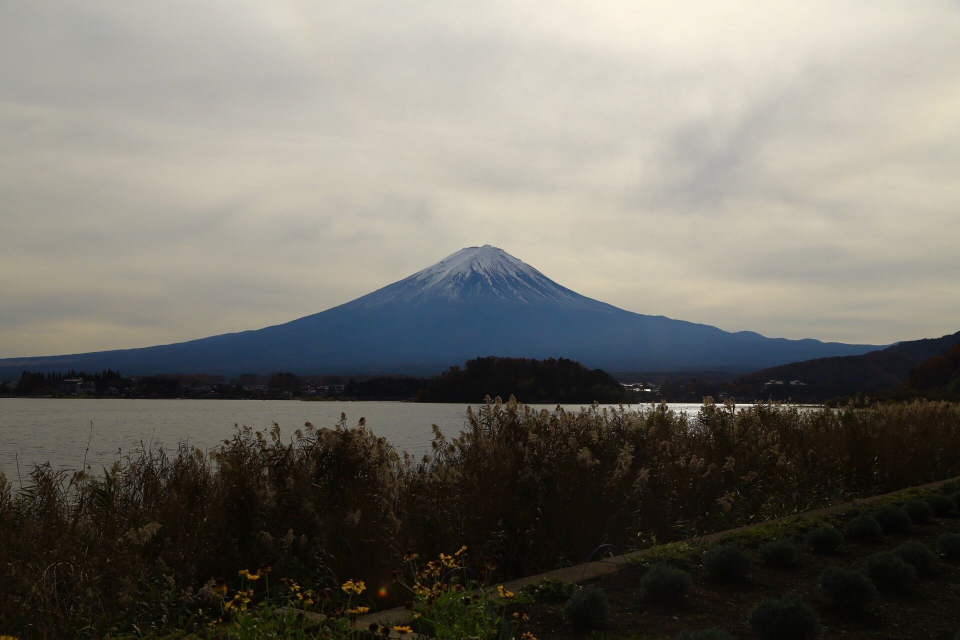
#> input picture fujiyama-fitting/IMG_9159.JPG, 1920 x 1280 px (shown at 1/2 size)
$ jupyter execute img_contour.ipynb   (shell and % lines are left out)
#> lines starting #> are read from the running program, lines starting #| are printed output that depends on the picture; after the words box and inside, x2 and y2 are one past the last pixel; in counts of white or black regions, pixels touching at a corner belong together; long printed decimals are rounded
[cell 1]
import cv2
import matplotlib.pyplot as plt
import numpy as np
from scipy import stats

[cell 2]
# 定数定義
CANNY_WINDOW_NAME = "canny"
ORG_FILE_NAME = "IMG_9159.JPG"
CANNY_FILE_NAME = "canny.png"
# 元の画像を読み込む
org_img = cv2.imread(ORG_FILE_NAME, cv2.IMREAD_UNCHANGED)
#> org_img is the input picture: shape (1280, 1920, 3); mean B, G, R 105, 112.7, 115.3
# グレースケールに変換
gray_img = cv2.imread(ORG_FILE_NAME, cv2.IMREAD_GRAYSCALE)
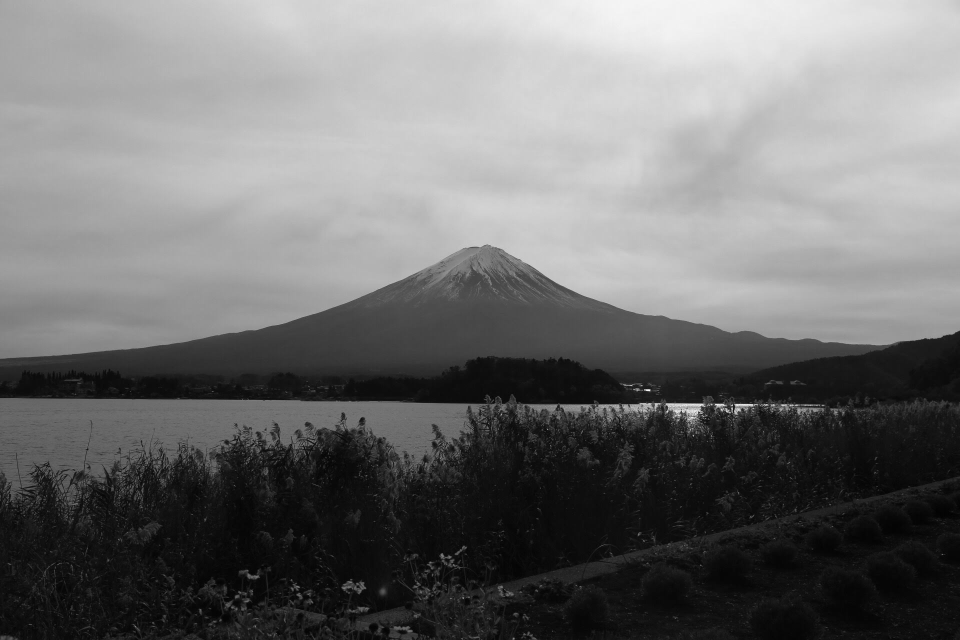
#> gray_img: shape (1280, 1920) (shown at 1/2 size); min 0, max 255, mean 112.6
# エッジ抽出
canny_img = cv2.Canny(gray_img, 50, 110)
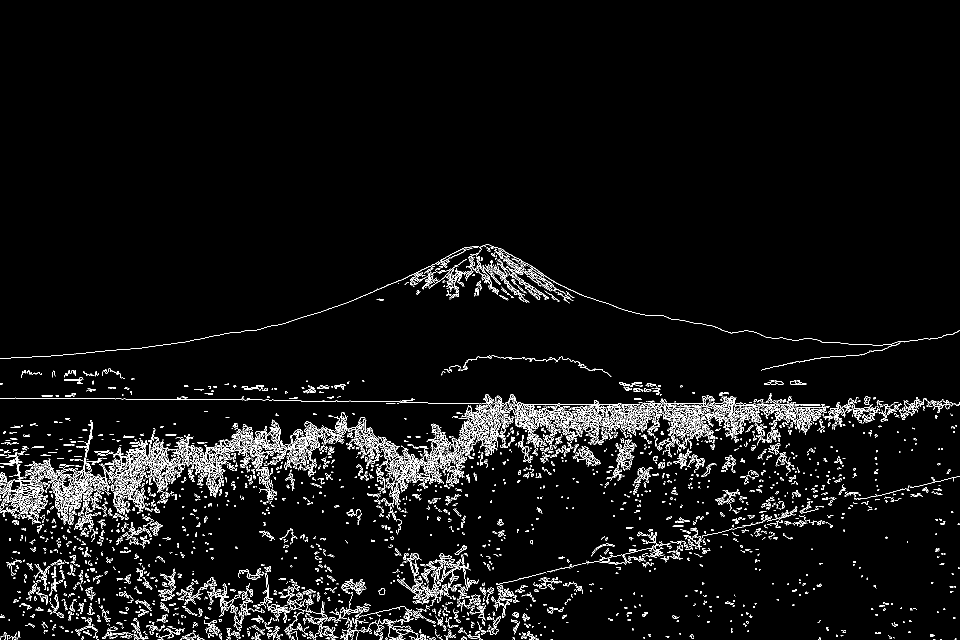
#> canny_img: shape (1280, 1920) (shown at 1/2 size); 4.2% white in thin lines or dots, all inside (x1, y1, x2, y2) = (0, 488, 1920, 1280)
# ファイルに保存
cv2.imwrite(CANNY_FILE_NAME, canny_img)
#> Out = True

[cell 3]
# 画像から数値を抽出
ns = []
max_height = canny_img.shape[0]
#> max_height = 1280
for i, c in enumerate(canny_img.T):
    flg = True
    ns.append(max_height - np.argmax(c))#座標反転用(転置すると上下反転していた)
#> after the loop, ns = 1920 values, max 792 at index 974, min 563 at index 0, mean 642.9
ns = np.array(ns)
offset = ns.min()
#> offset = 563
fujiyama = ns - offset #山の稜線を出す。
#> fujiyama = 1920 values, max 229 at index 974, min 0 at index 0, mean 79.88
plt.xlim(0,1920)
plt.ylim(0,1280)
plt.plot(ns,color="blue")
# データ配列用に並べ替える
sample = []
for i,n in enumerate(fujiyama):
    sample_ = [i]*n
    sample.extend(sample_)
#> this loop made 1920 passes
#> (n, sample_) on passes 12 to 14: (1, [11]), (1, [12]), (1, [13])
#> after the loop, sample = 153360 items
sample = np.array(sample)
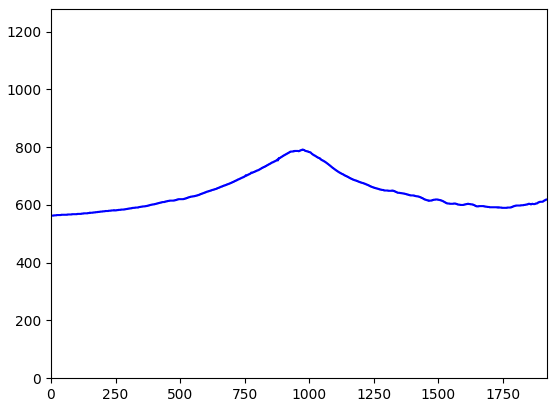
#> figure drawn by matplotlib, 1 panel; curve peaks at x = 974, y = 792

## t分布とEMアルゴリズム

[cell 4]
import matplotlib.pyplot as plt
import numpy as np
from scipy.special import gamma, digamma


class Gaussian(object):
    """
    fit : ハイパーパラメータ(mean, sigma)の調整だけでOK
    predict : 正規分布
    """
    def fit(self, x):
        self.mu = np.array(x).mean()
#> self.mu = 1.01
        self.sigma = np.array(x).std()
#> self.sigma = 0.36

    def predict(self, x):
        return 1/np.sqrt(2*np.pi*self.sigma**2)*(np.exp(-(x-self.mu)**2/(2*self.sigma**2)))

class RobustGaussian(object):
    """
    平均の代わりにmedianを使う
    """
    def fit(self, x):
        self.mu = np.median(np.array(x))
#> self.mu = 0.979
        self.sigma = np.sqrt(np.dot(np.array(x)- self.mu, np.array(x)-self.mu)/len(x))
#> self.sigma = 0.361

    def predict(self,x):
        return 1/np.sqrt(2*np.pi*self.sigma**2)*(np.exp(-(x-self.mu)**2/(2*self.sigma**2)))

class StudentsT(object):

    def __init__(self, mu=0, sigma=1, nu=1, iteration=10, solve_nu=False):
        self.mu = mu
        self.sigma = sigma
        self.nu = nu
        self.iteration = iteration
        self.solve_nu = solve_nu

    def fit(self, x, N):
        # E
#> called with x = array of shape (153360,), N = 100
        self.n = len(x)
#> self.n = 153360
        for _ in range(N):
            self.w = (self.nu+1)/(self.nu+(x-self.mu)**2/self.sigma)
            # M
            self.mu = np.sum(self.w*x)/np.sum(self.w)
            self.sigma = 1/self.n*(np.sum(self.w*(x-self.mu)*(x-self.mu)))
            # nuを求める(二分法)
            if self.solve_nu:
                _a = 1
                _b = 3
                for i in range(self.iteration):
                    _x = (_a+_b)/2.0 # 中点を出す
                    if self._expect_nu(_a)*self._expect_nu(_x) < 0:
                        _b = _x
                    if self._expect_nu(_b)*self._expect_nu(_x) < 0:
                        _a = _x
                self.nu = _x
#> this loop made 100 passes
#> (self.mu, self.sigma) on passes 1 to 12: (0.894, 0.12), (0.942, 0.0789), (0.959, 0.0619), (0.966, 0.0531), (0.969, 0.0479), (0.97, 0.0447), (0.97, 0.0426), (0.971, 0.0412), (0.971, 0.0403), (0.97, 0.0396), (0.97, 0.0392), (0.97, 0.0388)

    def _expect_nu(self, nu):
        """
        最尤推定でnuを求めるときの方程式
        """
        x = -digamma(nu/2)+np.log(nu/2)
        a1 = 1/self.n*np.sum(np.log(self.w)-self.w)+1
        a2 = digamma(self.nu/2+1/2)-np.log(self.nu/2+1/2)
        return x+a1+a2

    def predict(self, x):
        return (1/np.sqrt(np.pi*self.nu*self.sigma))*gamma((self.nu+1)/2)/gamma(self.nu/2)*np.power(1+1/(self.nu*self.sigma)*(x-self.mu)**2,-(self.nu+1)/2)

[cell 5]
f =1000 #縮小率
data = sample/f
print("plot x sample")
# prepare model
students_t = StudentsT(nu=1)
gaussian = Gaussian()
gaussian_robust = RobustGaussian()
# maximum likelihood estimate
gaussian.fit(data)
print("Fit Gaussian")
gaussian_robust.fit(data)
print("Fit Robust Gaussian")
students_t.fit(data,100)
print("Fit Students T Distribution")

print(gaussian.mu, gaussian_robust.mu)
#| 1.007 0.979

# plot results
x = np.linspace(0, 1920/f, 1920)
#> x = 1920 values from 0 to 1.92
# 補正 : x方向にはf倍(圧縮の都合)。y座標は1/f(正規化の都合)*元データのスケールに合わせる
fujiyama_student = students_t.predict(x)/f*fujiyama.sum()+offset
#> fujiyama_student = 1920 values, max 813.3 at index 970, min 572.7 at index 0, mean 632.7
fujiyama_gaussian = gaussian.predict(x)/f*fujiyama.sum()+offset
#> fujiyama_gaussian = 1920 values, max 733.1 at index 1007, min 566.4 at index 0, mean 642.2
fujiyama_robust = gaussian_robust.predict(x)/f*fujiyama.sum()+offset
#> fujiyama_robust = 1920 values, max 732.6 at index 978, min 567.3 at index 0, mean 642.2

# plot
plt.figure(figsize=(9.6,6.4))
plt.plot(ns,color="blue",label="fujiyama") #富士山関数を正規化
# plt.plot(x*f,fujiyama_student, label="students t",color="orange")
plt.plot(x*f,fujiyama_gaussian, label="normal",color="red")
plt.plot(x*f,fujiyama_robust, label="robust normal",color="green")

plt.xlim(0,1920)
plt.ylim(0,1280)
plt.legend()
plt.savefig("fitting.png",transparent=True)
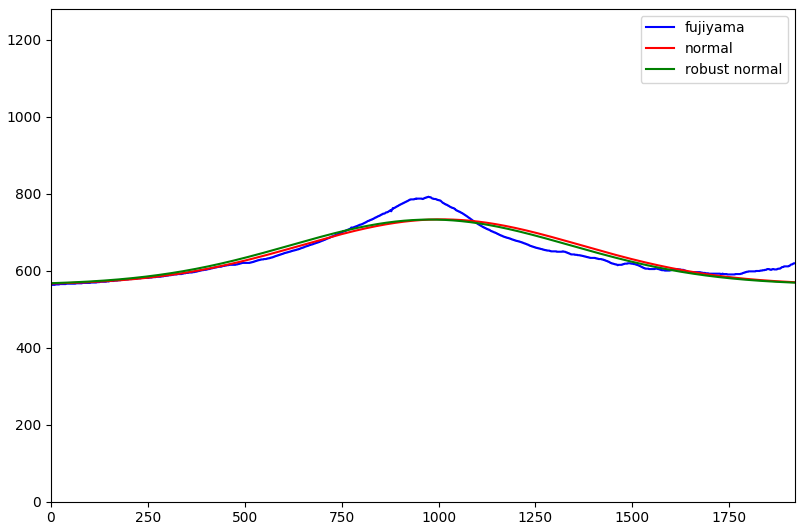
#> figure drawn by matplotlib, 1 panel; curve peaks at x = 974, y = 792; curve peaks at x = 1007.5, y = 733.1; curve peaks at x = 978.5, y = 732.6

[cell 6]
import cv2
import matplotlib.pyplot as plt
import numpy as np
from scipy import stats
# 定数定義
CANNY_WINDOW_NAME = "canny"
ORG_FILE_NAME = "IMG_9159.JPG"
CANNY_FILE_NAME = "canny.png"
# 元の画像を読み込む
org_img = cv2.imread(ORG_FILE_NAME, cv2.IMREAD_UNCHANGED)
# グレースケールに変換
gray_img = cv2.imread(ORG_FILE_NAME, cv2.IMREAD_GRAYSCALE)
# エッジ抽出
canny_img = cv2.Canny(gray_img, 50, 110)
# ファイルに保存
cv2.imwrite(CANNY_FILE_NAME, canny_img)
# 画像から数値を抽出
ns = []
max_height = canny_img.shape[0]
for i, c in enumerate(canny_img.T):
    flg = True
    ns.append(max_height - np.argmax(c))#座標反転用(転置すると上下反転していた)
ns = np.array(ns)
offset = ns.min()
fujiyama = ns - offset #山の稜線を出す。
plt.xlim(0,1920)
plt.ylim(0,1280)
plt.plot(ns,color="blue")
# データ配列用に並べ替える
sample = []
for i,n in enumerate(fujiyama):
    sample_ = [i]*n
    sample.extend(sample_)
sample = np.array(sample)
import matplotlib.pyplot as plt
import numpy as np
from scipy.special import gamma, digamma


class Gaussian(object):
    """
    fit : ハイパーパラメータ(mean, sigma)の調整だけでOK
    predict : 正規分布
    """
    def fit(self, x):
        self.mu = np.array(x).mean()
#> self.mu = 1.01
        self.sigma = np.array(x).std()
#> self.sigma = 0.36

    def predict(self, x):
        return 1/np.sqrt(2*np.pi*self.sigma**2)*(np.exp(-(x-self.mu)**2/(2*self.sigma**2)))

class RobustGaussian(object):
    """
    平均の代わりにmedianを使う
    """
    def fit(self, x):
        self.mu = np.median(np.array(x))
#> self.mu = 0.979
        self.sigma = np.sqrt(np.dot(np.array(x)- self.mu, np.array(x)-self.mu)/len(x))
#> self.sigma = 0.361

    def predict(self,x):
        return 1/np.sqrt(2*np.pi*self.sigma**2)*(np.exp(-(x-self.mu)**2/(2*self.sigma**2)))

class StudentsT(object):

    def __init__(self, mu=0, sigma=1, nu=1, iteration=10, solve_nu=False):
        self.mu = mu
        self.sigma = sigma
        self.nu = nu
        self.iteration = iteration
        self.solve_nu = solve_nu

    def fit(self, x, N):
        # E
#> called with x = array of shape (153360,), N = 100
        self.n = len(x)
        for _ in range(N):
            self.w = (self.nu+1)/(self.nu+(x-self.mu)**2/self.sigma)
            # M
            self.mu = np.sum(self.w*x)/np.sum(self.w)
            self.sigma = 1/self.n*(np.sum(self.w*(x-self.mu)*(x-self.mu)))
            # nuを求める(二分法)
            if self.solve_nu:
                _a = 1
                _b = 3
                for i in range(self.iteration):
                    _x = (_a+_b)/2.0 # 中点を出す
                    if self._expect_nu(_a)*self._expect_nu(_x) < 0:
                        _b = _x
                    if self._expect_nu(_b)*self._expect_nu(_x) < 0:
                        _a = _x
                self.nu = _x

    def _expect_nu(self, nu):
        """
        最尤推定でnuを求めるときの方程式
        """
        x = -digamma(nu/2)+np.log(nu/2)
        a1 = 1/self.n*np.sum(np.log(self.w)-self.w)+1
        a2 = digamma(self.nu/2+1/2)-np.log(self.nu/2+1/2)
        return x+a1+a2

    def predict(self, x):
        return (1/np.sqrt(np.pi*self.nu*self.sigma))*gamma((self.nu+1)/2)/gamma(self.nu/2)*np.power(1+1/(self.nu*self.sigma)*(x-self.mu)**2,-(self.nu+1)/2)

f =1000 #縮小率
data = sample/f
print("plot x sample")
# prepare model
students_t = StudentsT(nu=1)
gaussian = Gaussian()
gaussian_robust = RobustGaussian()
# maximum likelihood estimate
gaussian.fit(data)
print("Fit Gaussian")
gaussian_robust.fit(data)
print("Fit Robust Gaussian")
students_t.fit(data,100)
print("Fit Students T Distribution")

print(gaussian.mu, gaussian_robust.mu)
#| 1.007 0.979

# plot results
x = np.linspace(0, 1920/f, 1920)
# 補正 : x方向にはf倍(圧縮の都合)。y座標は1/f(正規化の都合)*元データのスケールに合わせる
fujiyama_student = students_t.predict(x)/f*fujiyama.sum()+offset
fujiyama_gaussian = gaussian.predict(x)/f*fujiyama.sum()+offset
fujiyama_robust = gaussian_robust.predict(x)/f*fujiyama.sum()+offset

# plot
plt.figure(figsize=(9.6,6.4))
plt.plot(ns,color="blue",label="fujiyama") #富士山関数を正規化
plt.plot(x*f,fujiyama_student, label="students t",color="orange")
plt.plot(x*f,fujiyama_gaussian, label="normal",color="red")
plt.plot(x*f,fujiyama_robust, label="robust normal",color="green")

plt.xlim(0,1920)
plt.ylim(0,1280)
plt.legend()
plt.savefig("fitting.png",transparent=True)
#> figure, not shown here; curve peaks at x = 974, y = 792; curve peaks at x = 970.5, y = 813.3; curve peaks at x = 1007.5, y = 733.1
